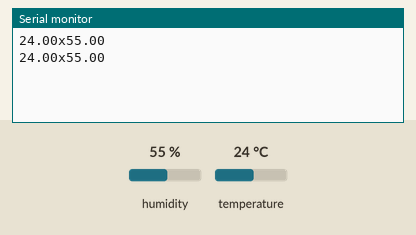
This sketch was run on a simulated Arduino Uno, built with avr-gcc and run on an emulated ATmega328P. Shown: the last lines printed to the serial monitor. The test bench sets the inputs (shaded band); at power-on: humidity 55 %, temperature 24 °C.

Above: at 2.8 s.
2.9 s: humidity set to 22 %
At 5.1 s:
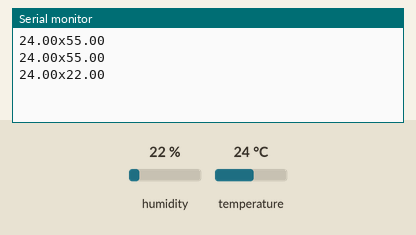
5.6 s: temperature set to 12 °C
At 7.5 s:
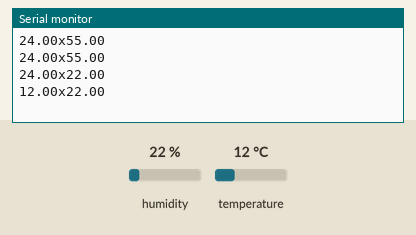
8.3 s: humidity set to 40 %
At 11.1 s:
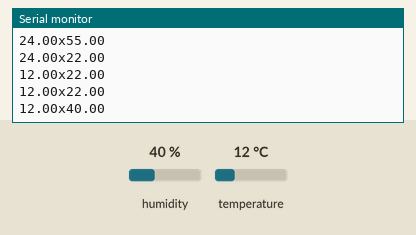
Timing chart, 0 to 12.6 s (numbered marks = the images above; inputs shaded):
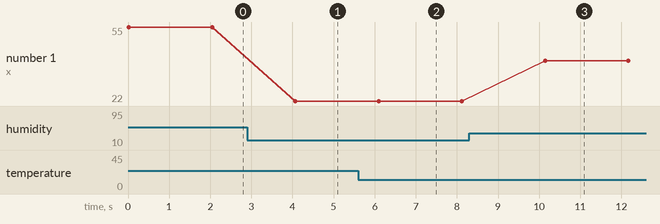

Measured:
- after the input at 2.9 s, the serial monitor: prints a new line after 1.2 s (image 1)
- after the input at 5.6 s, the serial monitor: prints a new line after 0.50 s (image 2)
- after the input at 8.3 s, the serial monitor: prints a new line after 1.8 s (image 3)
- plotted number 1: 55 → 22 after the input at 2.9 s, 22 → 40 after the input at 8.3 s

The sketch:

dht11_arduino.ino
```cpp
#include "DHT.h"
#define DHT11_PIN 4

float temp;
float hum;

DHT dht(4, 11);

void setup()
{
  Serial.begin(9600);

    dht.begin();
}

void loop()
{
    //int chk = DHT.read11(DHT11_PIN);

    hum = dht.readHumidity();
    temp = dht.readTemperature();
    Serial.print(temp);
    Serial.print("x");
    Serial.println(hum);
    delay(2000);
}
```
